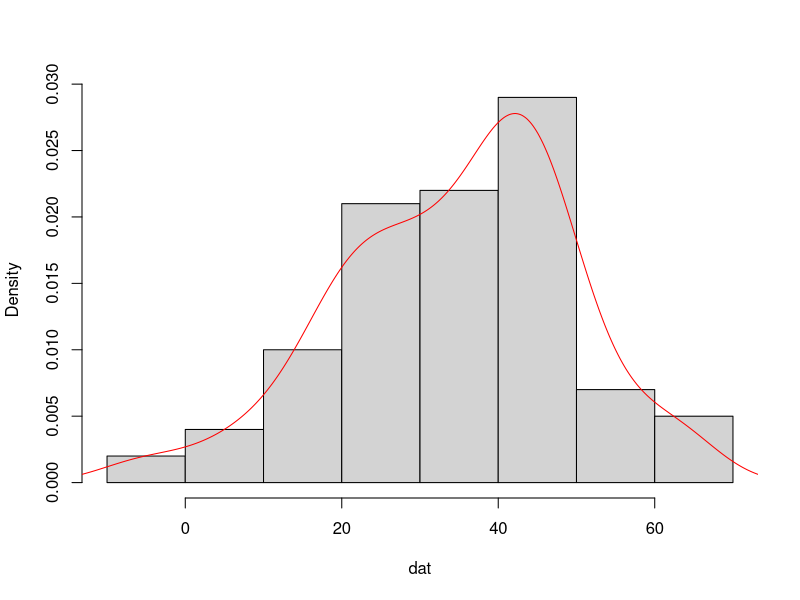
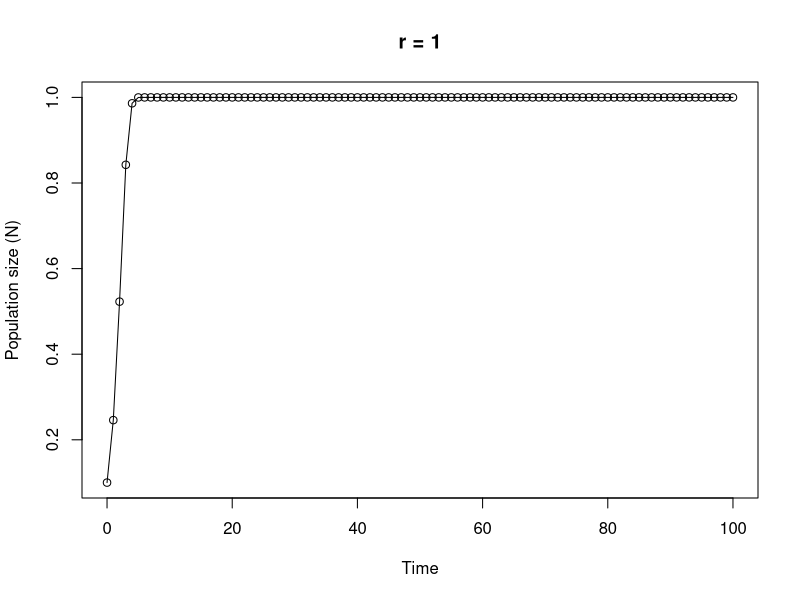

R code for these plots, in order:
## ----Q1, echo=SOLUTIONS------------------------------------------------------------------------------------------------------

# area of a circle
# the equation to calculate the area of a circle is pi * radius^2

circle.area <- function(d){ 
	pi * (d/2)^2
}

# to use your new function

circle.area(10)
# [1] 78.53982

# to test on a vector of diameters
# first create a vector with diameters ranging from 0 to 50 in steps of 10

cir.diam <- seq(from = 0, to = 50, by = 10)

# test your function

circle.area(cir.diam)
# [1]    0.00000   78.53982  314.15927  706.85835 1256.63706 1963.49541


## ----Q2, echo=SOLUTIONS, tidy = TRUE-----------------------------------------------------------------------------------------

far.cent <- function(a){
	val <- (a-32)*5/9
	print(paste("Fahrenheit: ", round(a, digits = 3), "oF",sep = " "), quote = FALSE)# round 3dp
	print(paste("Centigrade: ", round(val, digits = 3), "oC", sep = " "), quote = FALSE)# round 3dp
}

# alternative Fahrenheit to centigrade using cat function

far.cent2 <- function(a){
	val <- (a - 32) * 5/9	#calculation
	cat("Fahrenheit: ", round(a, digits = 3), "oF", "\n")   # use cat function
	cat("Centigrade: ", round(val, digits = 3), "oC", "\n")   
}


## ----Q3, echo=SOLUTIONS------------------------------------------------------------------------------------------------------

# Create a vector of normally distributed data
# length 100, mean 35 and standard deviation of 29

vals <- rnorm(100, 35, 15)	# create some norm dist data mean 35, sd = 15

summary.fun <- function(dat){
	mymean <- round(mean(dat), digits = 4)      	# calc mean
	mymedian <- round(median(dat), digits = 4)    # calc median
	mymin <- round(min(dat), digits = 4)          # calc min
	mymax <- round(max(dat), digits = 4)          # calc max
	print(paste("mean:", mymean, sep = " "), quote = FALSE)     # print mean
	print(paste("median:", mymedian, sep = " "), quote = FALSE)     # print median
	print(paste("range:", "from:", mymin, "to", mymax, sep = " "), quote = FALSE) 
	dens <- density(dat)                          # estimate density curve
	hist(dat, main = "",type = "l",freq = FALSE)  # plot histogram
	lines(dens, lty = 1, col = "red")             # plot density curve
}

# use the function
summary.fun(vals)


## ----Q4, echo=SOLUTIONS------------------------------------------------------------------------------------------------------

# calculate a median

ourmedian <- function(x){
	n <- length(x)
	if (n %% 2 == 1)      # odd numbers
	  sort(x)[(n + 1)/2]  # find the middle number by adding 1 to length and div 2
	else {                # even numbers
	  middletwo <- sort(x)[(n/2) + 0:1]   #find the two middle numbers
	  mean(middletwo)
	  }
}

# use the function
mydat <- sample(1:50, size = 10, replace = TRUE )

# our function
ourmedian(mydat)

# R median function
median(mydat)


## ----Q5, echo=SOLUTIONS, tidy = TRUE-----------------------------------------------------------------------------------------

# function to simulate Ricker model

Ricker.model <- function(nzero, r, time, K=1){     # sets initial parameters
  N <- numeric(time + 1)    # creates a real vector of length time+1 to store values of Nt+1
  N[1] <- nzero             # sets initial population size in first element of N
  for (i in 1:time) {				# loops over time
      N[i+1] <- N[i]*exp(r*(1 - N[i]/K))    
  }
  Time <- 0:time   					 # creates vector for x axis
  plot(Time, N, type = "o", xlim = c(0, time), xlab = "Time", ylab = "Population size (N)", main = paste("r =", r, sep=" "))   # plots     output
}

# To run
# play around with the different parameters, especially r
Ricker.model(nzero=0.1,r=1,time=100)
